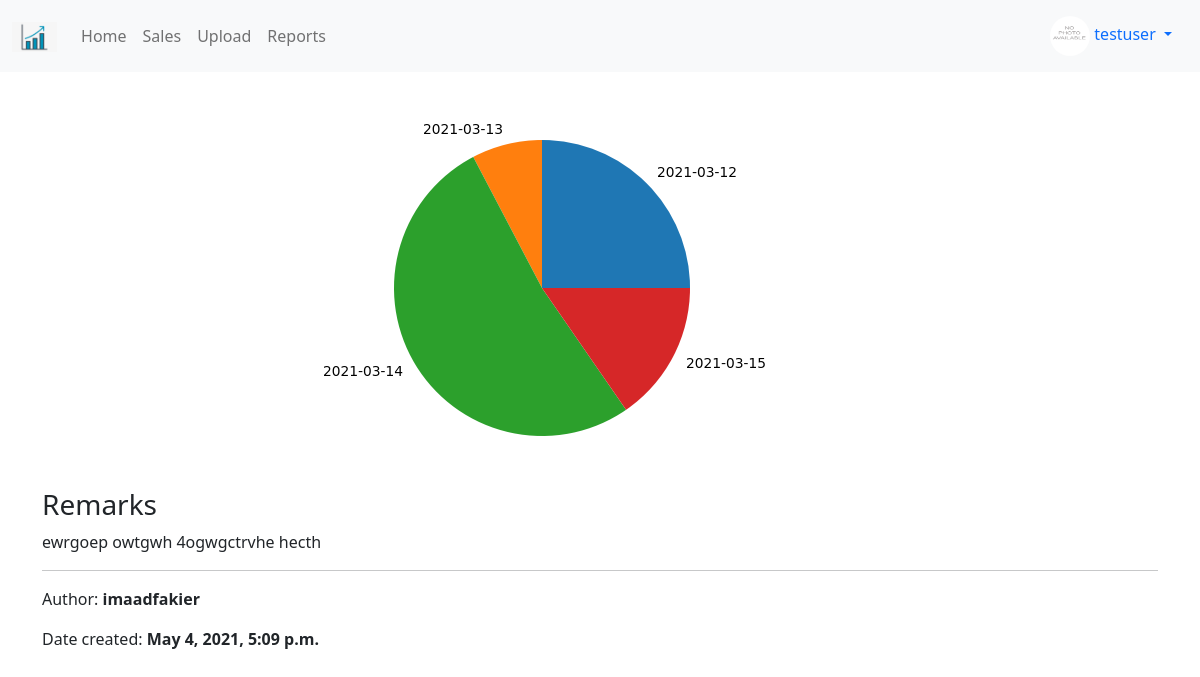
Screenshot of /reports/23 (signed in) with the database file from the repository.
### profiles/models.py (models this page shows, shortened)
class Profile(models.Model):
    user = models.OneToOneField(User, on_delete=models.CASCADE)
    bio = models.TextField(default='N/A')
    avatar = models.ImageField(upload_to='avatars', default='no_picture.png')
    created_on = models.DateTimeField(auto_now_add=True)
    updated_on = models.DateTimeField(auto_now=True)

### reports/models.py (models this page shows, shortened)
class Report(models.Model):
    name = models.CharField(max_length=120)
    image = models.ImageField(upload_to='reports', blank=True)
    remarks = models.TextField()
    author = models.ForeignKey(Profile, on_delete=models.CASCADE)
    created_on = models.DateTimeField(auto_now_add=True)
    updated_on = models.DateTimeField(auto_now=True)
    class Meta:
        ordering = ('-created_on',)

### reports/views.py (the view)
# urls.py: path('<pk>', ReportDetailView.as_view(), name='detail'),
class ReportDetailView(LoginRequiredMixin, DetailView):
    model = Report
    template_name = 'reports/detail.html'

### reports/templates/reports/detail.html (shortened to what this page needs)
{% extends 'base.html' %}
{% block content %}
    {% if object.image %}
        <img src="{{ object.image.url }}" alt="{{ object.name }}" class="img-fluid">
    {% endif %}
    <br>
    <h3>Remarks</h3>
    <p>{{ object.remarks }}</p>
    <hr>
    <p>Author: <b>{{ object.author.user.username }}</b></p>
    <p>Date created: <b>{{ object.created_on }}</b></p>
{% endblock content %}

### templates/navbar.html (shortened to what this page needs)
{% load static %}
{% url 'sales:home' as path_to_home %}
{% url 'sales:list' as path_to_sales %}
{% url 'sales:from-file' as path_to_file_upload %}
{% url 'reports:main' as path_to_reports %}
<nav class="navbar navbar-expand-lg navbar-light bg-light">
    <div class="container-fluid">
        <a class="navbar-brand" href="{{ path_to_home }}"><img src="{% static 'logo.png' %}" class="logo-sm"></a>
        <div class="collapse navbar-collapse" id="navbarNav">
            <ul class="navbar-nav">
                <li class="nav-item">
                    <a class="nav-link {% if request.path == path_to_home %}active{% endif %}" href="{{ path_to_home }}">Home</a>
                </li>
                <li class="nav-item">
                    <a class="nav-link {% if request.path == path_to_sales %}active{% endif %}" href="{{ path_to_sales }}">Sales</a>
                </li>
                <li class="nav-item">
                    <a class="nav-link {% if request.path == path_to_file_upload %}active{% endif %}" href="{{ path_to_file_upload }}">Upload</a>
                </li>
                <li class="nav-item">
                    <a class="nav-link {% if request.path == path_to_reports %}active{% endif %}" href="{{ path_to_reports }}">Reports</a>
                </li>
            </ul>
        </div>
        {% if request.user.is_authenticated %}
        <div class="nav-item dropdown">
            <div class="nav-link dropdown-toggle" id="navbarDropdownMenuLink" role="button" data-bs-toggle="dropdown"
                aria-expanded="false">
                <img src="{{ request.user.profile.avatar.url }}" class="avatar-sm">&nbsp;{{request.user}}
            </div>
        </div>
        {% endif %}
    </div>
</nav>

### static/style.css (style rules this page uses)
.avatar-sm { height: 40px; width: 40px; border-radius: 50%; }
.logo-sm { height: 30px; width: auto; }

### rows the page displays
Report: image (picture), remarks "ewrgoep owtgwh 4ogwgctrvhe hecth", author.user.username "imaadfakier", created_on "May 4, 2021, 5:09 p.m."

### other values shown
{{ request.user }} "testuser"
